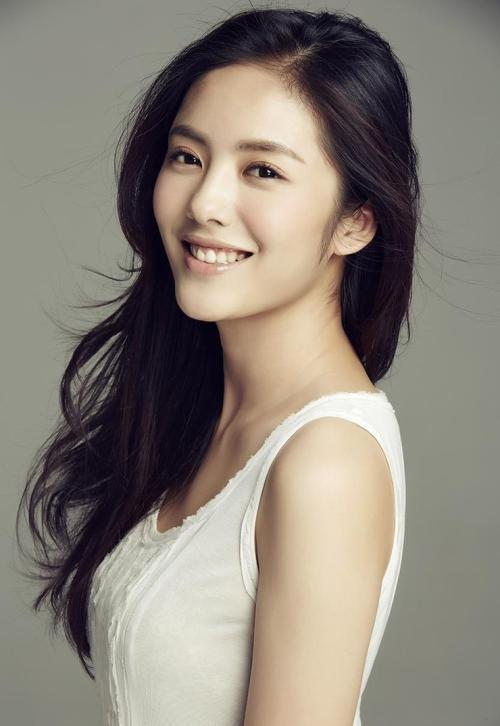
#> input picture picsrc/cai.jpg, 500 x 726 px
$ python 016day.py
#> lines starting #> are read from the running program, lines starting #| are printed output that depends on the picture; after the words box and inside, x2 and y2 are one past the last pixel; in counts of white or black regions, pixels touching at a corner belong together
#> in main, src is the input picture: shape (726, 500, 3); mean B, G, R 121.2, 131, 138.7
# -*- coding:utf-8 -*-
import cv2 as cv
import numpy as np

# ********************* Canny边缘提取及其应用 **********************
"""
Canny算法步骤：
1、高斯模糊 -- GaussianBlur (Canny 对噪声比较敏感，故需要高斯模糊去噪)
2、灰度转换 -- cvtColor
3、计算梯度 -- Sobel/Scharr
4、非最大信号抑制
5、高低阈值输出二值函数  -- threshold
"""

# Canny边缘提取
def edge(image):
    blurred = cv.GaussianBlur(image, (3, 3), 0)
    gray = cv.cvtColor(blurred, cv.COLOR_RGB2GRAY)
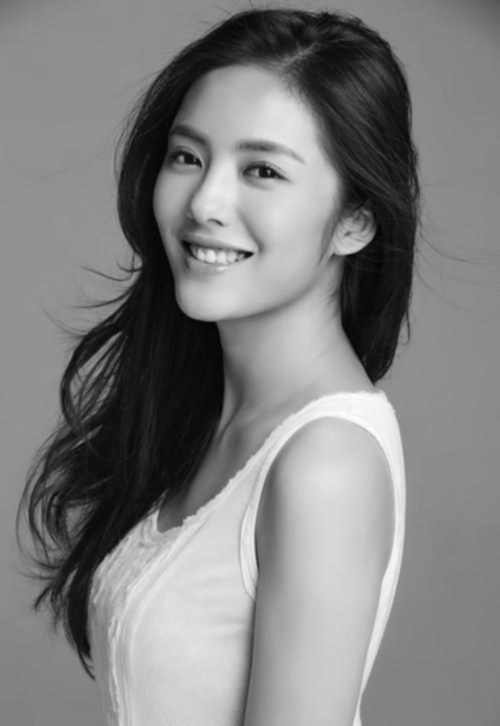
#> gray: shape (726, 500); min 4, max 253, mean 128.9

    # xgradient
    xgrad = cv.Sobel(gray, cv.CV_16SC1, 1, 0)
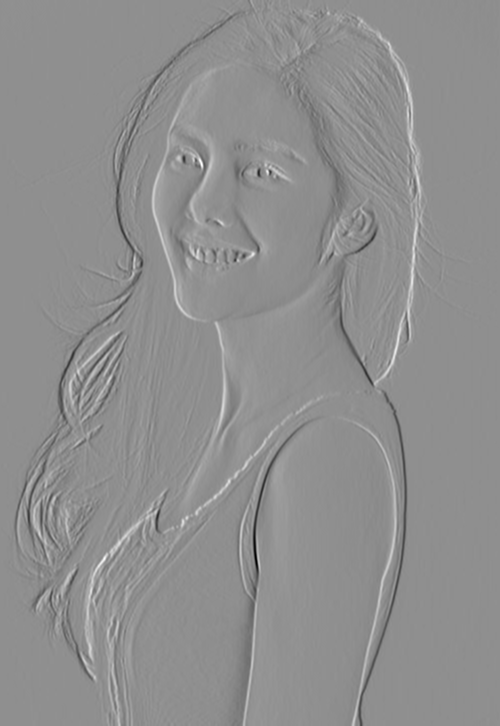
#> xgrad: shape (726, 500) int16; min -536, max 418, mean -0.2; drawn with min black and max white

    #ygradient
    ygrad = cv.Sobel(gray, cv.CV_16SC1, 0, 1)
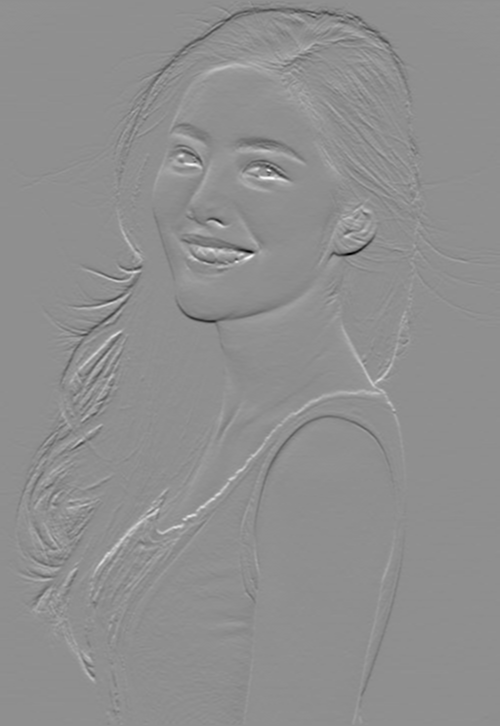
#> ygrad: shape (726, 500) int16; min -542, max 423, mean 0.3; drawn with min black and max white

    # edge
    edge = cv.Canny(xgrad, ygrad, 50, 150)
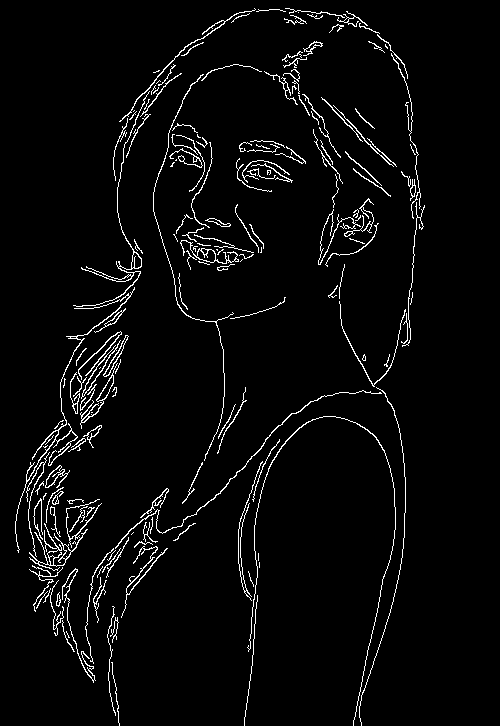
#> edge: shape (726, 500); 3.7% white in thin lines or dots, all inside (x1, y1, x2, y2) = (15, 8, 425, 726)
    # or
    # edge = cv.Canny(gray, 50, 150)

    dst = cv.bitwise_and(image, image, mask = edge)
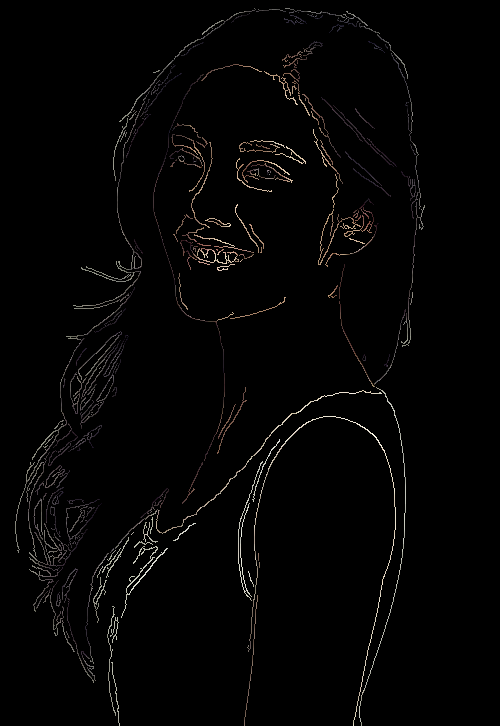
#> dst: shape (726, 500, 3); mean B, G, R 3.7, 3.9, 4.3
    cv.imshow('color Edge', dst)


def main():
    src = cv.imread('../picsrc/cai.jpg')
    cv.namedWindow('pic', cv.WINDOW_AUTOSIZE)
    cv.imshow('template', src)

    t1 = cv.getTickCount()

    edge(src)

    t2 = cv.getTickCount()
    time = (t2 - t1)/cv.getTickFrequency()
    print('Time consume: %f s' % time)

    cv.waitKey(0)  # 程序等待指定的时间后执行以下语句(时间单位为：ms)
    cv.destroyAllWindows()

if __name__ == '__main__':
    main()
